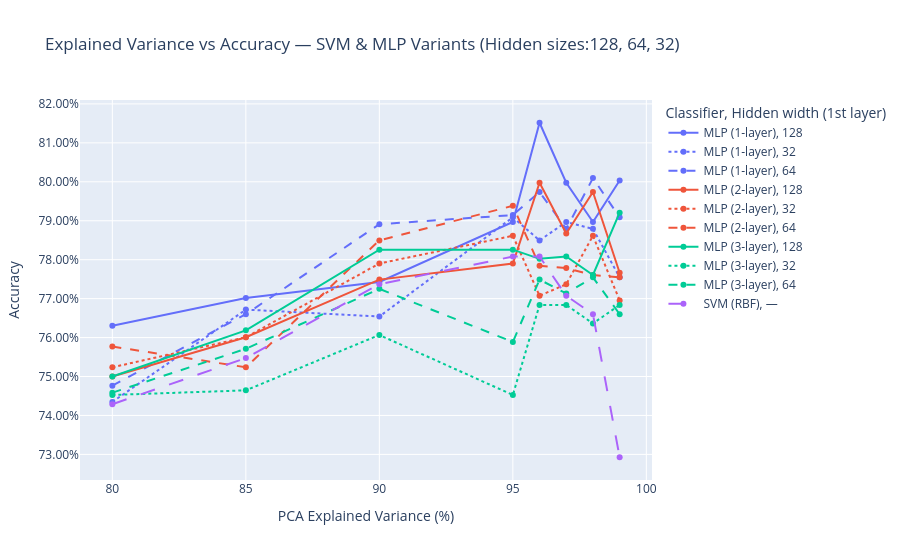

Notebook code cell kept with this figure:
### Markdown cell above
**Comparing performance on different combinations of extracted features and type of classification model used we need to create more pca objects**

### Code cell
# === PCA EV sweep with fixed nb_hidden {128,64,32} + loops.train/test + Plotly ===
torch.manual_seed(42)
np.random.seed(42)
import numpy as np
import pandas as pd
from sklearn.model_selection import train_test_split
from sklearn.preprocessing import StandardScaler
from sklearn.metrics import accuracy_score
from sklearn.svm import SVC
import torch
from torch.utils.data import DataLoader, Subset
import plotly.express as px
from IPython.display import display
import os

explained_variances = [0.80, 0.85, 0.90, 0.95, 0.96, 0.97, 0.98, 0.99]
hidden_grid = [128, 64, 32]        #fixed hidden sizes
batch_size = 90
epochs = 20
model_dir = "./final_model_paths"
os.makedirs(model_dir, exist_ok=True)

y_all = P2_df_Y.squeeze().astype(int).values
idx_all = np.arange(len(y_all))
train_idx, test_idx = train_test_split(idx_all, test_size=0.2, random_state=42, stratify=y_all)

results = []

device_str = "cuda" if torch.cuda.is_available() else ("mps" if torch.backends.mps.is_available() else "cpu")

def get_input_dim(X: np.ndarray) -> int:
    # Scalar feature count even if features are not strictly 2D
    return int(np.prod(X.shape[1:]))

for ev in explained_variances:
    #PCA features via your Extract_Features
    P2_PCA = Extract_Features(P2_df_X, P2_df_Y, feature="pca", explained_variance=ev)

    # Torch datasets for loops
    full_ds = P2_PCA
    train_ds = Subset(full_ds, train_idx.tolist())
    test_ds  = Subset(full_ds,  test_idx.tolist())

    train_loader = DataLoader(train_ds, batch_size=batch_size, shuffle=True,  drop_last=False)
    test_loader  = DataLoader(test_ds,  batch_size=batch_size, shuffle=False, drop_last=False)

    # Numpy arrays for SVM + meta
    X = P2_PCA.get_samples()
    y = P2_PCA.get_labels().squeeze().astype(int)
    X_train, X_test = X[train_idx], X[test_idx]
    y_train, y_test = y[train_idx], y[test_idx]

    input_dim = get_input_dim(X_train)
    num_classes = int(np.unique(y_all).size)

    #SVM baseline (no hidden layers)
    scaler = StandardScaler()
    X_train_s = scaler.fit_transform(X_train)
    X_test_s  = scaler.transform(X_test)

    svm = SVC(kernel="rbf", C=100, gamma="scale", random_state=42)
    svm.fit(X_train_s, y_train)
    svm_acc = accuracy_score(y_test, svm.predict(X_test_s))
    results.append({
        "explained_variance": int(ev * 100),
        "model": "SVM (RBF)",
        "nb_hidden": "—",
        "accuracy": svm_acc,
        "input_dim": input_dim,
        "hidden_layers": "—"
    })

    #MLP variants over fixed hidden sizes
    for h in hidden_grid:
        common_kwargs = {
            "nb_hidden": int(h),
            "input_dim": int(input_dim),
            "output_dim": int(num_classes),
            "dropout_rate": 0.2
        }

        mlp_runs = [
            ("MLP",         "MLP (1-layer)", "mlp1", [h]),
            ("MLP_2_layer", "MLP (2-layer)", "mlp2", [h, h // 2]),
            ("MLP_3_layer", "MLP (3-layer)", "mlp3", [h, h // 2, h // 4]),
        ]

        for ctor_name, pretty, tag, hidden_list in mlp_runs:
            model_ctor = globals().get(ctor_name, getattr(classify, ctor_name))
            model = model_ctor(**common_kwargs)

            model_path = os.path.join(model_dir, f"{tag}_ev{int(ev*100)}_h{h}_P2.pth")

            # Train 
            loops.train(
                model=model,
                model_path=model_path,
                train_loader=train_loader,
                val=False,
                val_loader=None,
                batch_size=batch_size,
                lr=1e-3,
                weight_decay=0,
                optim="adam",
                epochs=epochs,
            )

            # Test and get accuracy directly
            acc = loops.test(
                model=model,
                model_path=model_path,
                test_loader=test_loader,
                report=False,   # set True to see confusion matrix / report
                score=True,
                device=device_str
            )

            results.append({
                "explained_variance": int(ev * 100),
                "model": pretty,
                "nb_hidden": str(h),
                "accuracy": acc,
                "input_dim": input_dim,
                "hidden_layers": f"H={hidden_list}"
            })

df_res = pd.DataFrame(results).sort_values(["explained_variance", "model", "nb_hidden"]).reset_index(drop=True)

#color = model, line-dash = nb_hidden (so you can see how hidden width impacts each model)
fig = px.line(
    df_res,
    x="explained_variance",
    y="accuracy",
    color="model",
    line_dash="nb_hidden",
    markers=True,
    title="Explained Variance vs Accuracy — SVM & MLP Variants (Hidden sizes:128, 64, 32)",
    labels={
        "explained_variance": "PCA Explained Variance (%)",
        "accuracy": "Accuracy",
        "model": "Classifier",
        "nb_hidden": "Hidden width (1st layer)",
    },
    hover_data={"input_dim": True, "hidden_layers": True, "accuracy": ":.4f"}
)
fig.update_layout(hovermode="x unified", yaxis_tickformat=".2%", xaxis=dict(automargin=True),
        yaxis=dict(automargin=True))
fig.show()

display(df_res)

### Figure 1 — Plotly figure (JSON) as saved in the notebook; plotly's stock layout.template omitted (floating-point values rounded to 4 significant figures)
{"data": [{"customdata": [[99, "H=[128]"], [124, "H=[128]"], [162, "H=[128]"], [242, "H=[128]"], [273, "H=[128]"], [319, "H=[128]"], [397, "H=[128]"], [565, "H=[128]"]], "hovertemplate": "Classifier=MLP (1-layer)<br>Hidden width (1st layer)=128<br>PCA Explained Variance (%)=%{x}<br>Accuracy=%{y:.4f}<br>input_dim=%{customdata[0]}<br>hidden_layers=%{customdata[1]}<extra></extra>", "legendgroup": "MLP (1-layer), 128", "line": {"color": "#636efa", "dash": "solid"}, "marker": {"symbol": "circle"}, "mode": "lines+markers", "name": "MLP (1-layer), 128", "orientation": "v", "showlegend": true, "type": "scatter", "x": [80, 85, 90, 95, 96, 97, 98, 99], "xaxis": "x", "y": [0.763, 0.7701, 0.7743, 0.7897, 0.8152, 0.7998, 0.7897, 0.8004], "yaxis": "y"}, {"customdata": [[99, "H=[32]"], [124, "H=[32]"], [162, "H=[32]"], [242, "H=[32]"], [273, "H=[32]"], [319, "H=[32]"], [397, "H=[32]"], [565, "H=[32]"]], "hovertemplate": "Classifier=MLP (1-layer)<br>Hidden width (1st layer)=32<br>PCA Explained Variance (%)=%{x}<br>Accuracy=%{y:.4f}<br>input_dim=%{customdata[0]}<br>hidden_layers=%{customdata[1]}<extra></extra>", "legendgroup": "MLP (1-layer), 32", "line": {"color": "#636efa", "dash": "dot"}, "marker": {"symbol": "circle"}, "mode": "lines+markers", "name": "MLP (1-layer), 32", "orientation": "v", "showlegend": true, "type": "scatter", "x": [80, 85, 90, 95, 96, 97, 98, 99], "xaxis": "x", "y": [0.7435, 0.7672, 0.7654, 0.7909, 0.785, 0.7897, 0.7879, 0.7755], "yaxis": "y"}, {"customdata": [[99, "H=[64]"], [124, "H=[64]"], [162, "H=[64]"], [242, "H=[64]"], [273, "H=[64]"], [319, "H=[64]"], [397, "H=[64]"], [565, "H=[64]"]], "hovertemplate": "Classifier=MLP (1-layer)<br>Hidden width (1st layer)=64<br>PCA Explained Variance (%)=%{x}<br>Accuracy=%{y:.4f}<br>input_dim=%{customdata[0]}<br>hidden_layers=%{customdata[1]}<extra></extra>", "legendgroup": "MLP (1-layer), 64", "line": {"color": "#636efa", "dash": "dash"}, "marker": {"symbol": "circle"}, "mode": "lines+markers", "name": "MLP (1-layer), 64", "orientation": "v", "showlegend": true, "type": "scatter", "x": [80, 85, 90, 95, 96, 97, 98, 99], "xaxis": "x", "y": [0.7476, 0.766, 0.7891, 0.7915, 0.7974, 0.7879, 0.8009, 0.7909], "yaxis": "y"}, {"customdata": [[99, "H=[128, 64]"], [124, "H=[128, 64]"], [162, "H=[128, 64]"], [242, "H=[128, 64]"], [273, "H=[128, 64]"], [319, "H=[128, 64]"], [397, "H=[128, 64]"], [565, "H=[128, 64]"]], "hovertemplate": "Classifier=MLP (2-layer)<br>Hidden width (1st layer)=128<br>PCA Explained Variance (%)=%{x}<br>Accuracy=%{y:.4f}<br>input_dim=%{customdata[0]}<br>hidden_layers=%{customdata[1]}<extra></extra>", "legendgroup": "MLP (2-layer), 128", "line": {"color": "#EF553B", "dash": "solid"}, "marker": {"symbol": "circle"}, "mode": "lines+markers", "name": "MLP (2-layer), 128", "orientation": "v", "showlegend": true, "type": "scatter", "x": [80, 85, 90, 95, 96, 97, 98, 99], "xaxis": "x", "y": [0.75, 0.7601, 0.7749, 0.779, 0.7998, 0.7867, 0.7974, 0.7767], "yaxis": "y"}, {"customdata": [[99, "H=[32, 16]"], [124, "H=[32, 16]"], [162, "H=[32, 16]"], [242, "H=[32, 16]"], [273, "H=[32, 16]"], [319, "H=[32, 16]"], [397, "H=[32, 16]"], [565, "H=[32, 16]"]], "hovertemplate": "Classifier=MLP (2-layer)<br>Hidden width (1st layer)=32<br>PCA Explained Variance (%)=%{x}<br>Accuracy=%{y:.4f}<br>input_dim=%{customdata[0]}<br>hidden_layers=%{customdata[1]}<extra></extra>", "legendgroup": "MLP (2-layer), 32", "line": {"color": "#EF553B", "dash": "dot"}, "marker": {"symbol": "circle"}, "mode": "lines+markers", "name": "MLP (2-layer), 32", "orientation": "v", "showlegend": true, "type": "scatter", "x": [80, 85, 90, 95, 96, 97, 98, 99], "xaxis": "x", "y": [0.7524, 0.7601, 0.779, 0.7861, 0.7707, 0.7737, 0.7861, 0.7695], "yaxis": "y"}, {"customdata": [[99, "H=[64, 32]"], [124, "H=[64, 32]"], [162, "H=[64, 32]"], [242, "H=[64, 32]"], [273, "H=[64, 32]"], [319, "H=[64, 32]"], [397, "H=[64, 32]"], [565, "H=[64, 32]"]], "hovertemplate": "Classifier=MLP (2-layer)<br>Hidden width (1st layer)=64<br>PCA Explained Variance (%)=%{x}<br>Accuracy=%{y:.4f}<br>input_dim=%{customdata[0]}<br>hidden_layers=%{customdata[1]}<extra></extra>", "legendgroup": "MLP (2-layer), 64", "line": {"color": "#EF553B", "dash": "dash"}, "marker": {"symbol": "circle"}, "mode": "lines+markers", "name": "MLP (2-layer), 64", "orientation": "v", "showlegend": true, "type": "scatter", "x": [80, 85, 90, 95, 96, 97, 98, 99], "xaxis": "x", "y": [0.7577, 0.7524, 0.785, 0.7938, 0.7784, 0.7778, 0.7761, 0.7755], "yaxis": "y"}, {"customdata": [[99, "H=[128, 64, 32]"], [124, "H=[128, 64, 32]"], [162, "H=[128, 64, 32]"], [242, "H=[128, 64, 32]"], [273, "H=[128, 64, 32]"], [319, "H=[128, 64, 32]"], [397, "H=[128, 64, 32]"], [565, "H=[128, 64, 32]"]], "hovertemplate": "Classifier=MLP (3-layer)<br>Hidden width (1st layer)=128<br>PCA Explained Variance (%)=%{x}<br>Accuracy=%{y:.4f}<br>input_dim=%{customdata[0]}<br>hidden_layers=%{customdata[1]}<extra></extra>", "legendgroup": "MLP (3-layer), 128", "line": {"color": "#00cc96", "dash": "solid"}, "marker": {"symbol": "circle"}, "mode": "lines+markers", "name": "MLP (3-layer), 128", "orientation": "v", "showlegend": true, "type": "scatter", "x": [80, 85, 90, 95, 96, 97, 98, 99], "xaxis": "x", "y": [0.75, 0.7618, 0.7826, 0.7826, 0.7802, 0.7808, 0.7761, 0.7921], "yaxis": "y"}, {"customdata": [[99, "H=[32, 16, 8]"], [124, "H=[32, 16, 8]"], [162, "H=[32, 16, 8]"], [242, "H=[32, 16, 8]"], [273, "H=[32, 16, 8]"], [319, "H=[32, 16, 8]"], [397, "H=[32, 16, 8]"], [565, "H=[32, 16, 8]"]], "hovertemplate": "Classifier=MLP (3-layer)<br>Hidden width (1st layer)=32<br>PCA Explained Variance (%)=%{x}<br>Accuracy=%{y:.4f}<br>input_dim=%{customdata[0]}<br>hidden_layers=%{customdata[1]}<extra></extra>", "legendgroup": "MLP (3-layer), 32", "line": {"color": "#00cc96", "dash": "dot"}, "marker": {"symbol": "circle"}, "mode": "lines+markers", "name": "MLP (3-layer), 32", "orientation": "v", "showlegend": true, "type": "scatter", "x": [80, 85, 90, 95, 96, 97, 98, 99], "xaxis": "x", "y": [0.7453, 0.7464, 0.7607, 0.7453, 0.7684, 0.7684, 0.7636, 0.7684], "yaxis": "y"}, {"customdata": [[99, "H=[64, 32, 16]"], [124, "H=[64, 32, 16]"], [162, "H=[64, 32, 16]"], [242, "H=[64, 32, 16]"], [273, "H=[64, 32, 16]"], [319, "H=[64, 32, 16]"], [397, "H=[64, 32, 16]"], [565, "H=[64, 32, 16]"]], "hovertemplate": "Classifier=MLP (3-layer)<br>Hidden width (1st layer)=64<br>PCA Explained Variance (%)=%{x}<br>Accuracy=%{y:.4f}<br>input_dim=%{customdata[0]}<br>hidden_layers=%{customdata[1]}<extra></extra>", "legendgroup": "MLP (3-layer), 64", "line": {"color": "#00cc96", "dash": "dash"}, "marker": {"symbol": "circle"}, "mode": "lines+markers", "name": "MLP (3-layer), 64", "orientation": "v", "showlegend": true, "type": "scatter", "x": [80, 85, 90, 95, 96, 97, 98, 99], "xaxis": "x", "y": [0.7459, 0.7571, 0.7725, 0.7589, 0.7749, 0.7713, 0.7755, 0.766], "yaxis": "y"}, {"customdata": [[99, "—"], [124, "—"], [162, "—"], [242, "—"], [273, "—"], [319, "—"], [397, "—"], [565, "—"]], "hovertemplate": "Classifier=SVM (RBF)<br>Hidden width (1st layer)=—<br>PCA Explained Variance (%)=%{x}<br>Accuracy=%{y:.4f}<br>input_dim=%{customdata[0]}<br>hidden_layers=%{customdata[1]}<extra></extra>", "legendgroup": "SVM (RBF), —", "line": {"color": "#ab63fa", "dash": "longdash"}, "marker": {"symbol": "circle"}, "mode": "lines+markers", "name": "SVM (RBF), —", "orientation": "v", "showlegend": true, "type": "scatter", "x": [80, 85, 90, 95, 96, 97, 98, 99], "xaxis": "x", "y": [0.7429, 0.7547, 0.7737, 0.7808, 0.7808, 0.7707, 0.766, 0.7293], "yaxis": "y"}], "layout": {"hovermode": "x unified", "legend": {"title": {"text": "Classifier, Hidden width (1st layer)"}, "tracegroupgap": 0}, "title": {"text": "Explained Variance vs Accuracy — SVM & MLP Variants (Hidden sizes:128, 64, 32)"}, "xaxis": {"anchor": "y", "domain": [0, 1], "dtick": 5, "title": {"text": "PCA Explained Variance (%)"}}, "yaxis": {"anchor": "x", "domain": [0, 1], "tickformat": ".2%", "title": {"text": "Accuracy"}}}}
